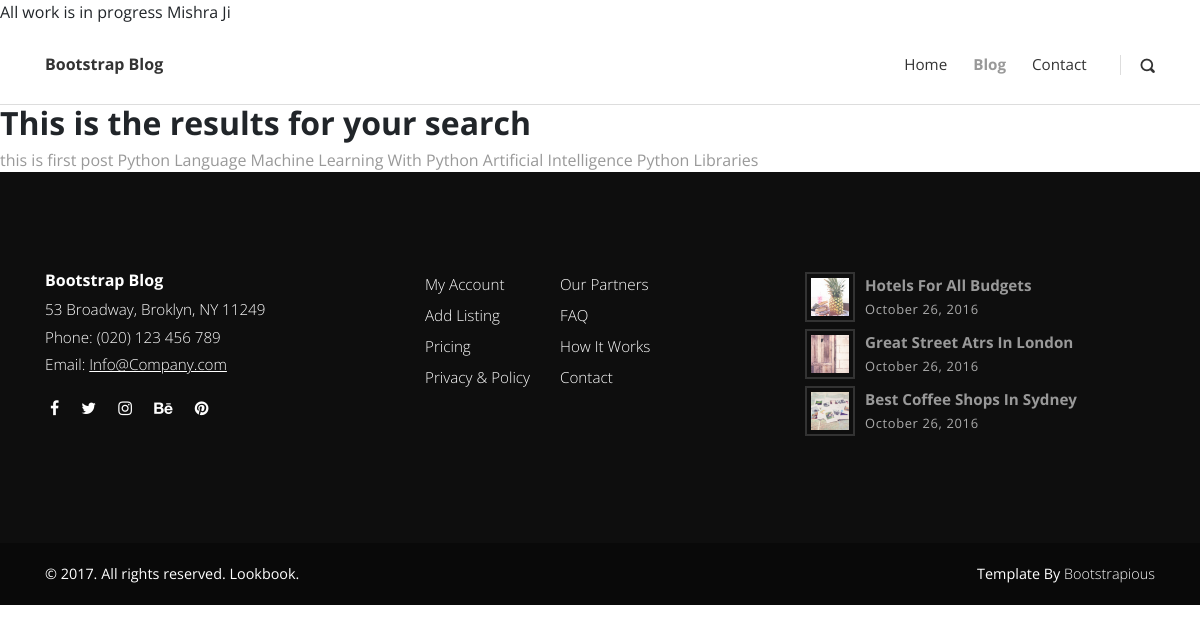
The app's page /search/ with its own data.
### post/models.py (models this page shows, shortened)
class Post(models.Model):
    title = models.CharField(max_length=100)
    overview = models.TextField()
    timestamp = models.DateTimeField(auto_now_add=True)
    content = HTMLField()
    comment_count =models.IntegerField(default=0)
    view_count =models.IntegerField(default=0)
    author = models.ForeignKey(Author,on_delete=models.CASCADE)
    thumbnail = models.ImageField()
    categories= models.ManyToManyField(Category)
    featured = models.BooleanField()
    previous_post = models.ForeignKey('self', related_name='previous', on_delete=models.SET_NULL, blank=True, null=True)
    next_post = models.ForeignKey('self', related_name='next', on_delete=models.SET_NULL, blank=True, null=True)
    def get_absolute_url(self):
        return reverse('post-details', kwargs={
            'id': self.id
        })

### post/views.py (the view)
# urls.py: path('search/', search, name='search'),
def search(request):
    queryset = Post.objects.all()
    query = request.GET.get('q')
    if query:
        queryset = queryset.filter(
            Q(title__icontains=query) |
            Q(overview__icontains=query)
            ).distinct()
    context = {
        'queryset': queryset
    }
    return render(request, 'search_results.html', context)

### templates/search_results.html
{% extends 'base.html' %}
{% load static %}
{% block content %}
<h2>This is the results for your search </h2>
{% for post in queryset %}
<a href="{{ post.get_absolute_url }}">{{ post.title }}</a>
{% endfor %}
{% endblock content %}

### static_in_env/css/style.default.css (style rules this page uses)
body { overflow-x: hidden; }
a, i, span { display: inline-block; text-decoration: none; -webkit-transition: all 0.3s; transition: all 0.3s; }
h1, h2, h3, h4, h5, h6 { margin-bottom: 15px; }
body { font-family: "Open Sans", sans-serif; font-size: 1rem; font-weight: normal; line-height: 1.5; color: #212529; background-color: #fff; }
a { color: #999; text-decoration: none; }
h1, h2, h3, h4, h5, h6, .h1, .h2, .h3, .h4, .h5, .h6 { margin-bottom: 0.5rem; font-family: inherit; font-weight: 700; line-height: 1.1; color: inherit; }
h2, .h2 { font-size: 2rem; }

### records on screen
Post: title "this is first post"
Post: title "Python Language"
Post: title "Machine Learning With Python"
Post: title "Artificial Intelligence"
Post: title "Python Libraries"
